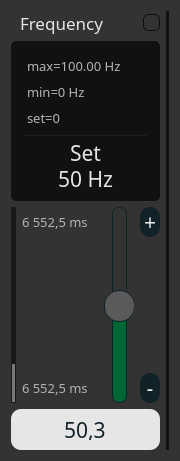
<?xml version="1.0" encoding="UTF-8"?>
<ui version="4.0">
 <class>parameterForm</class>
 <widget class="QWidget" name="parameterForm">
  <property name="geometry">
   <rect>
    <x>0</x>
    <y>0</y>
    <width>180</width>
    <height>461</height>
   </rect>
  </property>
  <property name="sizePolicy">
   <sizepolicy hsizetype="Maximum" vsizetype="Expanding">
    <horstretch>0</horstretch>
    <verstretch>0</verstretch>
   </sizepolicy>
  </property>
  <property name="minimumSize">
   <size>
    <width>160</width>
    <height>0</height>
   </size>
  </property>
  <property name="maximumSize">
   <size>
    <width>180</width>
    <height>16777215</height>
   </size>
  </property>
  <property name="windowTitle">
   <string>Form</string>
  </property>
  <property name="autoFillBackground">
   <bool>false</bool>
  </property>
  <property name="styleSheet">
   <string notr="true">background: rgb(51, 51, 51);</string>
  </property>
  <layout class="QGridLayout" name="gridLayout">
   <item row="0" column="0" colspan="4">
    <layout class="QHBoxLayout" name="horizontalLayout">
     <item>
      <widget class="QLabel" name="titleLabel">
       <property name="sizePolicy">
        <sizepolicy hsizetype="MinimumExpanding" vsizetype="Preferred">
         <horstretch>0</horstretch>
         <verstretch>0</verstretch>
        </sizepolicy>
       </property>
       <property name="font">
        <font>
         <family>Share Tech Mono</family>
         <pointsize>13</pointsize>
        </font>
       </property>
       <property name="styleSheet">
        <string notr="true">color: rgb(230,230,230); margin-left: 5px;</string>
       </property>
       <property name="text">
        <string>Frequency</string>
       </property>
      </widget>
     </item>
     <item>
      <widget class="QPushButton" name="pinButton">
       <property name="sizePolicy">
        <sizepolicy hsizetype="Fixed" vsizetype="Fixed">
         <horstretch>0</horstretch>
         <verstretch>0</verstretch>
        </sizepolicy>
       </property>
       <property name="styleSheet">
        <string notr="true">QPushButton {
	border: 1px solid rgb(12, 12, 12);
	border-radius: 5px;
	width: 15px;
	height: 15px;
}
</string>
       </property>
       <property name="text">
        <string/>
       </property>
       <property name="icon">
        <iconset resource="resources.qrc">
         <normaloff>:/images/pinSymbol-disactivated.png</normaloff>
         <normalon>:/images/pinSymbol-activated.png</normalon>:/images/pinSymbol-disactivated.png</iconset>
       </property>
       <property name="checkable">
        <bool>true</bool>
       </property>
       <property name="checked">
        <bool>false</bool>
       </property>
      </widget>
     </item>
    </layout>
   </item>
   <item row="0" column="4" rowspan="6">
    <widget class="Line" name="line_2">
     <property name="styleSheet">
      <string notr="true">background-color: rgb(18, 18, 18);
color: rgb(18,18,18);
width: 1px;</string>
     </property>
     <property name="frameShadow">
      <enum>QFrame::Plain</enum>
     </property>
     <property name="orientation">
      <enum>Qt::Vertical</enum>
     </property>
    </widget>
   </item>
   <item row="5" column="0" colspan="4">
    <layout class="QHBoxLayout" name="enterValueLayout">
     <property name="sizeConstraint">
      <enum>QLayout::SetMinimumSize</enum>
     </property>
     <item>
      <widget class="QLineEdit" name="currValueLine">
       <property name="maximumSize">
        <size>
         <width>16777215</width>
         <height>41</height>
        </size>
       </property>
       <property name="font">
        <font>
         <family>Share Tech Mono</family>
         <pointsize>16</pointsize>
        </font>
       </property>
       <property name="styleSheet">
        <string notr="true">QLineEdit {
	color: rgb(16, 33, 40);
	background: rgb(230, 230, 230);
	border-radius: 10px;
	padding: 10px 0;
}

QLineEdit::disabled {
	background: rgb(180, 180, 180);
	color: rgb(76, 93, 100);
}</string>
       </property>
       <property name="text">
        <string>50,3</string>
       </property>
       <property name="maxLength">
        <number>65535</number>
       </property>
       <property name="alignment">
        <set>Qt::AlignCenter</set>
       </property>
      </widget>
     </item>
    </layout>
   </item>
   <item row="4" column="3">
    <widget class="QPushButton" name="minusButton">
     <property name="sizePolicy">
      <sizepolicy hsizetype="Fixed" vsizetype="Fixed">
       <horstretch>0</horstretch>
       <verstretch>0</verstretch>
      </sizepolicy>
     </property>
     <property name="font">
      <font>
       <family>OCR A Extended</family>
       <pointsize>16</pointsize>
      </font>
     </property>
     <property name="styleSheet">
      <string notr="true">QPushButton {
	background: rgb(16, 33, 40);
	color: rgb(230, 230, 230);
	border-radius: 10px;
	width: 20px;
	height: 30px;
}

QPushButton::disabled {
	background: rgb(76, 93, 100);
	color: rgb(180, 180, 180);
}</string>
     </property>
     <property name="text">
      <string>-</string>
     </property>
    </widget>
   </item>
   <item row="2" column="3">
    <widget class="QPushButton" name="plusButton">
     <property name="sizePolicy">
      <sizepolicy hsizetype="Maximum" vsizetype="Fixed">
       <horstretch>0</horstretch>
       <verstretch>0</verstretch>
      </sizepolicy>
     </property>
     <property name="font">
      <font>
       <family>OCR A Extended</family>
       <pointsize>16</pointsize>
      </font>
     </property>
     <property name="styleSheet">
      <string notr="true">QPushButton {
	background: rgb(16, 33, 40);
	color: rgb(230, 230, 230);
	border-radius: 10px;
	width: 20px;
	height: 30px;
}

QPushButton::disabled {
	background: rgb(76, 93, 100);
	color: rgb(180, 180, 180);
}</string>
     </property>
     <property name="text">
      <string>+</string>
     </property>
    </widget>
   </item>
   <item row="2" column="2" rowspan="3">
    <widget class="QSlider" name="valueSlider">
     <property name="sizePolicy">
      <sizepolicy hsizetype="Fixed" vsizetype="Expanding">
       <horstretch>0</horstretch>
       <verstretch>0</verstretch>
      </sizepolicy>
     </property>
     <property name="minimumSize">
      <size>
       <width>30</width>
       <height>0</height>
      </size>
     </property>
     <property name="styleSheet">
      <string notr="true"> QSlider::groove:vertical {
      background: rgb(51,51,51);
      position: absolute; 
      left: 8px; right: 8px;
      width: 15px;
  }

  QSlider::handle:vertical {
      height: 30px;
      background: rgb(90, 90, 90);
      margin: 0 -8px; 
      border: 1px solid rgb(13,33,40);
  	  border-radius: 15px;
  }

  QSlider::add-page:vertical {
      background: rgb(0,102,52);
	  border: 1px solid rgb(13,33,40);
	  border-radius: 7px;
  }

  QSlider::sub-page:vertical {
      background: rgb(51,51,51);
      border: 1px solid rgb(13,33,40);
  	  border-radius: 7px;
  }

  QSlider::add-page:vertical:disabled {
	background: rgb(60,162,102);
	  border: 1px solid rgb(13,33,40);
	  border-radius: 7px;
  }
</string>
     </property>
     <property name="minimum">
      <number>1</number>
     </property>
     <property name="maximum">
      <number>100</number>
     </property>
     <property name="pageStep">
      <number>1</number>
     </property>
     <property name="value">
      <number>50</number>
     </property>
     <property name="sliderPosition">
      <number>50</number>
     </property>
     <property name="orientation">
      <enum>Qt::Vertical</enum>
     </property>
     <property name="tickPosition">
      <enum>QSlider::NoTicks</enum>
     </property>
    </widget>
   </item>
   <item row="4" column="1">
    <widget class="QLabel" name="minUnitProgressLabel">
     <property name="sizePolicy">
      <sizepolicy hsizetype="Preferred" vsizetype="Preferred">
       <horstretch>0</horstretch>
       <verstretch>0</verstretch>
      </sizepolicy>
     </property>
     <property name="font">
      <font>
       <family>Share Tech Mono</family>
       <pointsize>10</pointsize>
      </font>
     </property>
     <property name="styleSheet">
      <string notr="true">color: rgb(180, 180, 180);</string>
     </property>
     <property name="text">
      <string>6 552,5 ms</string>
     </property>
    </widget>
   </item>
   <item row="2" column="0" rowspan="3">
    <widget class="QProgressBar" name="measuredValueBar">
     <property name="enabled">
      <bool>false</bool>
     </property>
     <property name="sizePolicy">
      <sizepolicy hsizetype="Fixed" vsizetype="Expanding">
       <horstretch>0</horstretch>
       <verstretch>0</verstretch>
      </sizepolicy>
     </property>
     <property name="minimumSize">
      <size>
       <width>0</width>
       <height>196</height>
      </size>
     </property>
     <property name="maximumSize">
      <size>
       <width>5</width>
       <height>16777215</height>
      </size>
     </property>
     <property name="styleSheet">
      <string notr="true"> QProgressBar {
	  border: 1px solid rgb(25,25,25);
	  background: rgb(25,25,25);
      border-radius: 5px;
	  width: 3px;
  }
  QProgressBar::chunk {
	  background: rgb(120, 120, 120);
  }</string>
     </property>
     <property name="maximum">
      <number>1000</number>
     </property>
     <property name="value">
      <number>200</number>
     </property>
     <property name="textVisible">
      <bool>false</bool>
     </property>
     <property name="orientation">
      <enum>Qt::Vertical</enum>
     </property>
    </widget>
   </item>
   <item row="1" column="0" colspan="4">
    <widget class="QGroupBox" name="groupBox">
     <property name="sizePolicy">
      <sizepolicy hsizetype="Preferred" vsizetype="Fixed">
       <horstretch>0</horstretch>
       <verstretch>0</verstretch>
      </sizepolicy>
     </property>
     <property name="minimumSize">
      <size>
       <width>0</width>
       <height>148</height>
      </size>
     </property>
     <property name="styleSheet">
      <string notr="true">background-color: rgb(17, 17, 17);
border: 1px solid rgb(17, 17, 17);
border-radius: 5px;</string>
     </property>
     <property name="title">
      <string/>
     </property>
     <layout class="QVBoxLayout" name="verticalLayout">
      <item>
       <widget class="QLabel" name="maxLabel">
        <property name="sizePolicy">
         <sizepolicy hsizetype="Preferred" vsizetype="Fixed">
          <horstretch>0</horstretch>
          <verstretch>0</verstretch>
         </sizepolicy>
        </property>
        <property name="font">
         <font>
          <family>Share Tech Mono</family>
          <pointsize>10</pointsize>
         </font>
        </property>
        <property name="styleSheet">
         <string notr="true">color: rgb(180, 180, 180);</string>
        </property>
        <property name="text">
         <string>max=100.00 Hz</string>
        </property>
       </widget>
      </item>
      <item>
       <widget class="QLabel" name="minLabel">
        <property name="sizePolicy">
         <sizepolicy hsizetype="Preferred" vsizetype="Fixed">
          <horstretch>0</horstretch>
          <verstretch>0</verstretch>
         </sizepolicy>
        </property>
        <property name="font">
         <font>
          <family>Share Tech Mono</family>
          <pointsize>10</pointsize>
         </font>
        </property>
        <property name="styleSheet">
         <string notr="true">color: rgb(180, 180, 180);</string>
        </property>
        <property name="text">
         <string>min=0 Hz</string>
        </property>
       </widget>
      </item>
      <item>
       <widget class="QLabel" name="setValueLabel">
        <property name="sizePolicy">
         <sizepolicy hsizetype="Preferred" vsizetype="Fixed">
          <horstretch>0</horstretch>
          <verstretch>0</verstretch>
         </sizepolicy>
        </property>
        <property name="font">
         <font>
          <family>Share Tech Mono</family>
          <pointsize>10</pointsize>
         </font>
        </property>
        <property name="styleSheet">
         <string notr="true">color: rgb(180, 180, 180);</string>
        </property>
        <property name="text">
         <string>set=0</string>
        </property>
       </widget>
      </item>
      <item>
       <widget class="Line" name="line">
        <property name="maximumSize">
         <size>
          <width>16777215</width>
          <height>3</height>
         </size>
        </property>
        <property name="styleSheet">
         <string notr="true">background-color: rgb(30,30, 30);</string>
        </property>
        <property name="orientation">
         <enum>Qt::Horizontal</enum>
        </property>
       </widget>
      </item>
      <item>
       <widget class="QLabel" name="typeLabel">
        <property name="sizePolicy">
         <sizepolicy hsizetype="Preferred" vsizetype="Fixed">
          <horstretch>0</horstretch>
          <verstretch>0</verstretch>
         </sizepolicy>
        </property>
        <property name="font">
         <font>
          <family>Share Tech Mono</family>
          <pointsize>16</pointsize>
         </font>
        </property>
        <property name="styleSheet">
         <string notr="true">color: rgb(230,230,230); margin: 0;</string>
        </property>
        <property name="text">
         <string>Set</string>
        </property>
        <property name="alignment">
         <set>Qt::AlignCenter</set>
        </property>
       </widget>
      </item>
      <item>
       <widget class="QLabel" name="currValueUnitLabel">
        <property name="sizePolicy">
         <sizepolicy hsizetype="Preferred" vsizetype="Fixed">
          <horstretch>0</horstretch>
          <verstretch>0</verstretch>
         </sizepolicy>
        </property>
        <property name="font">
         <font>
          <family>Share Tech Mono</family>
          <pointsize>16</pointsize>
         </font>
        </property>
        <property name="styleSheet">
         <string notr="true">color: rgb(230,230,230); margin: 0;</string>
        </property>
        <property name="text">
         <string>50 Hz</string>
        </property>
        <property name="alignment">
         <set>Qt::AlignCenter</set>
        </property>
       </widget>
      </item>
     </layout>
    </widget>
   </item>
   <item row="2" column="1">
    <widget class="QLabel" name="maxUnitProgressLabel">
     <property name="sizePolicy">
      <sizepolicy hsizetype="Preferred" vsizetype="Preferred">
       <horstretch>0</horstretch>
       <verstretch>0</verstretch>
      </sizepolicy>
     </property>
     <property name="font">
      <font>
       <family>Share Tech Mono</family>
       <pointsize>10</pointsize>
      </font>
     </property>
     <property name="styleSheet">
      <string notr="true">QLabel {
	color: rgb(180, 180, 180);
}</string>
     </property>
     <property name="text">
      <string>6 552,5 ms</string>
     </property>
     <property name="margin">
      <number>0</number>
     </property>
     <property name="indent">
      <number>0</number>
     </property>
    </widget>
   </item>
   <item row="3" column="1">
    <spacer name="verticalSpacer">
     <property name="orientation">
      <enum>Qt::Vertical</enum>
     </property>
     <property name="sizeHint" stdset="0">
      <size>
       <width>20</width>
       <height>40</height>
      </size>
     </property>
    </spacer>
   </item>
  </layout>
  <zorder>minusButton</zorder>
  <zorder>measuredValueBar</zorder>
  <zorder>plusButton</zorder>
  <zorder>line_2</zorder>
  <zorder>groupBox</zorder>
  <zorder>valueSlider</zorder>
  <zorder>verticalSpacer</zorder>
  <zorder>maxUnitProgressLabel</zorder>
  <zorder>minUnitProgressLabel</zorder>
 </widget>
 <resources>
  <include location="resources.qrc"/>
 </resources>
 <connections/>
</ui>
